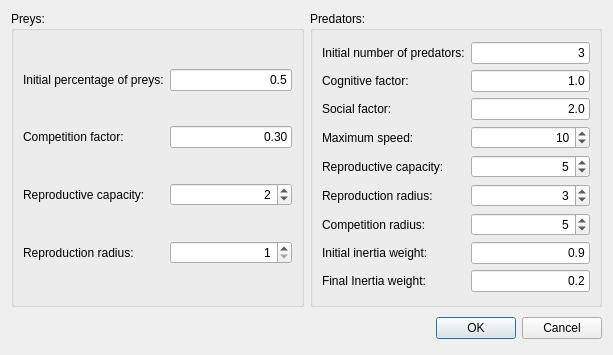
<?xml version="1.0" encoding="UTF-8"?>
<ui version="4.0">
 <class>GlobalSettingsDialog</class>
 <widget class="QDialog" name="GlobalSettingsDialog">
  <property name="geometry">
   <rect>
    <x>0</x>
    <y>0</y>
    <width>613</width>
    <height>355</height>
   </rect>
  </property>
  <property name="minimumSize">
   <size>
    <width>613</width>
    <height>355</height>
   </size>
  </property>
  <property name="maximumSize">
   <size>
    <width>613</width>
    <height>355</height>
   </size>
  </property>
  <property name="windowTitle">
   <string>Simulation settings</string>
  </property>
  <property name="locale">
   <locale language="Spanish" country="Mexico"/>
  </property>
  <layout class="QVBoxLayout" name="verticalLayout_3">
   <item>
    <layout class="QVBoxLayout" name="verticalLayout_2">
     <item>
      <layout class="QHBoxLayout" name="horizontalLayout_3">
       <item>
        <widget class="QGroupBox" name="groupBoxPreys">
         <property name="title">
          <string>Preys:</string>
         </property>
         <layout class="QHBoxLayout" name="horizontalLayout_2">
          <item>
           <layout class="QGridLayout" name="gridLayout_2">
            <item row="0" column="0">
             <widget class="QLabel" name="labelInitialPreys">
              <property name="text">
               <string>Initial percentage of preys:</string>
              </property>
             </widget>
            </item>
            <item row="0" column="1">
             <widget class="QLineEdit" name="lineEditInitialPreys">
              <property name="text">
               <string>0.5</string>
              </property>
              <property name="alignment">
               <set>Qt::AlignRight|Qt::AlignTrailing|Qt::AlignVCenter</set>
              </property>
             </widget>
            </item>
            <item row="1" column="0">
             <widget class="QLabel" name="labelCompetitionFactor">
              <property name="text">
               <string>Competition factor:</string>
              </property>
             </widget>
            </item>
            <item row="1" column="1">
             <widget class="QLineEdit" name="lineEditCompetitionFactor">
              <property name="text">
               <string>0.30</string>
              </property>
              <property name="alignment">
               <set>Qt::AlignRight|Qt::AlignTrailing|Qt::AlignVCenter</set>
              </property>
             </widget>
            </item>
            <item row="2" column="0">
             <widget class="QLabel" name="labelPreyReproductiveCapacity">
              <property name="text">
               <string>Reproductive capacity:</string>
              </property>
             </widget>
            </item>
            <item row="2" column="1">
             <widget class="QSpinBox" name="spinBoxPreyReproductiveCapacity">
              <property name="alignment">
               <set>Qt::AlignRight|Qt::AlignTrailing|Qt::AlignVCenter</set>
              </property>
              <property name="value">
               <number>2</number>
              </property>
             </widget>
            </item>
            <item row="3" column="0">
             <widget class="QLabel" name="labelPreyReproductionRadius">
              <property name="text">
               <string>Reproduction radius:</string>
              </property>
             </widget>
            </item>
            <item row="3" column="1">
             <widget class="QSpinBox" name="spinBoxPreyReproductionRadius">
              <property name="alignment">
               <set>Qt::AlignRight|Qt::AlignTrailing|Qt::AlignVCenter</set>
              </property>
              <property name="minimum">
               <number>1</number>
              </property>
             </widget>
            </item>
           </layout>
          </item>
         </layout>
        </widget>
       </item>
       <item>
        <widget class="QGroupBox" name="groupBoxPredators">
         <property name="title">
          <string>Predators:</string>
         </property>
         <layout class="QVBoxLayout" name="verticalLayout">
          <item>
           <layout class="QGridLayout" name="gridLayout">
            <item row="0" column="0">
             <widget class="QLabel" name="labelInitialPredators">
              <property name="text">
               <string>Initial number of predators:</string>
              </property>
             </widget>
            </item>
            <item row="0" column="1">
             <widget class="QLineEdit" name="lineEditInitialPredators">
              <property name="text">
               <string>3</string>
              </property>
              <property name="alignment">
               <set>Qt::AlignRight|Qt::AlignTrailing|Qt::AlignVCenter</set>
              </property>
             </widget>
            </item>
            <item row="1" column="0">
             <widget class="QLabel" name="labelCognitiveFactor">
              <property name="text">
               <string>Cognitive factor:</string>
              </property>
             </widget>
            </item>
            <item row="1" column="1">
             <widget class="QLineEdit" name="lineEditCognitiveFactor">
              <property name="text">
               <string>1.0</string>
              </property>
              <property name="alignment">
               <set>Qt::AlignRight|Qt::AlignTrailing|Qt::AlignVCenter</set>
              </property>
             </widget>
            </item>
            <item row="2" column="0">
             <widget class="QLabel" name="labelSocialFactor">
              <property name="text">
               <string>Social factor:</string>
              </property>
             </widget>
            </item>
            <item row="2" column="1">
             <widget class="QLineEdit" name="lineEditSocialFactor">
              <property name="text">
               <string>2.0</string>
              </property>
              <property name="alignment">
               <set>Qt::AlignRight|Qt::AlignTrailing|Qt::AlignVCenter</set>
              </property>
             </widget>
            </item>
            <item row="3" column="0">
             <widget class="QLabel" name="labelMaxSpeed">
              <property name="text">
               <string>Maximum speed:</string>
              </property>
             </widget>
            </item>
            <item row="3" column="1">
             <widget class="QSpinBox" name="spinBoxMaxSpeed">
              <property name="alignment">
               <set>Qt::AlignRight|Qt::AlignTrailing|Qt::AlignVCenter</set>
              </property>
              <property name="value">
               <number>10</number>
              </property>
             </widget>
            </item>
            <item row="4" column="0">
             <widget class="QLabel" name="labelPredatorReproductiveCapacity">
              <property name="text">
               <string>Reproductive capacity:</string>
              </property>
             </widget>
            </item>
            <item row="4" column="1">
             <widget class="QSpinBox" name="spinBoxPredatorReproductiveCapacity">
              <property name="alignment">
               <set>Qt::AlignRight|Qt::AlignTrailing|Qt::AlignVCenter</set>
              </property>
              <property name="value">
               <number>5</number>
              </property>
             </widget>
            </item>
            <item row="5" column="0">
             <widget class="QLabel" name="labelPredatorReproductionRadius">
              <property name="text">
               <string>Reproduction radius:</string>
              </property>
             </widget>
            </item>
            <item row="5" column="1">
             <widget class="QSpinBox" name="spinBoxPredatorReproductionRadius">
              <property name="alignment">
               <set>Qt::AlignRight|Qt::AlignTrailing|Qt::AlignVCenter</set>
              </property>
              <property name="minimum">
               <number>1</number>
              </property>
              <property name="value">
               <number>3</number>
              </property>
             </widget>
            </item>
            <item row="6" column="0">
             <widget class="QLabel" name="labelCompetitionRadius">
              <property name="text">
               <string>Competition radius:</string>
              </property>
             </widget>
            </item>
            <item row="6" column="1">
             <widget class="QSpinBox" name="spinBoxCompetitionRadius">
              <property name="alignment">
               <set>Qt::AlignRight|Qt::AlignTrailing|Qt::AlignVCenter</set>
              </property>
              <property name="value">
               <number>5</number>
              </property>
             </widget>
            </item>
            <item row="7" column="0">
             <widget class="QLabel" name="labelInitialWeight">
              <property name="text">
               <string>Initial inertia weight:</string>
              </property>
             </widget>
            </item>
            <item row="7" column="1">
             <widget class="QLineEdit" name="lineEditInitialWeight">
              <property name="text">
               <string>0.9</string>
              </property>
              <property name="alignment">
               <set>Qt::AlignRight|Qt::AlignTrailing|Qt::AlignVCenter</set>
              </property>
             </widget>
            </item>
            <item row="8" column="0">
             <widget class="QLabel" name="labelFinalWeight">
              <property name="text">
               <string>Final Inertia weight:</string>
              </property>
             </widget>
            </item>
            <item row="8" column="1">
             <widget class="QLineEdit" name="lineEditFinalWeight">
              <property name="text">
               <string>0.2</string>
              </property>
              <property name="alignment">
               <set>Qt::AlignRight|Qt::AlignTrailing|Qt::AlignVCenter</set>
              </property>
             </widget>
            </item>
           </layout>
          </item>
         </layout>
        </widget>
       </item>
      </layout>
     </item>
     <item>
      <layout class="QHBoxLayout">
       <property name="spacing">
        <number>6</number>
       </property>
       <property name="leftMargin">
        <number>0</number>
       </property>
       <property name="topMargin">
        <number>0</number>
       </property>
       <property name="rightMargin">
        <number>0</number>
       </property>
       <property name="bottomMargin">
        <number>0</number>
       </property>
       <item>
        <spacer>
         <property name="orientation">
          <enum>Qt::Horizontal</enum>
         </property>
         <property name="sizeHint" stdset="0">
          <size>
           <width>131</width>
           <height>31</height>
          </size>
         </property>
        </spacer>
       </item>
       <item>
        <widget class="QPushButton" name="okButton">
         <property name="text">
          <string>OK</string>
         </property>
        </widget>
       </item>
       <item>
        <widget class="QPushButton" name="cancelButton">
         <property name="text">
          <string>Cancel</string>
         </property>
        </widget>
       </item>
      </layout>
     </item>
    </layout>
   </item>
  </layout>
 </widget>
 <resources/>
 <connections>
  <connection>
   <sender>okButton</sender>
   <signal>clicked()</signal>
   <receiver>GlobalSettingsDialog</receiver>
   <slot>accept()</slot>
   <hints>
    <hint type="sourcelabel">
     <x>278</x>
     <y>253</y>
    </hint>
    <hint type="destinationlabel">
     <x>96</x>
     <y>254</y>
    </hint>
   </hints>
  </connection>
  <connection>
   <sender>cancelButton</sender>
   <signal>clicked()</signal>
   <receiver>GlobalSettingsDialog</receiver>
   <slot>reject()</slot>
   <hints>
    <hint type="sourcelabel">
     <x>369</x>
     <y>253</y>
    </hint>
    <hint type="destinationlabel">
     <x>179</x>
     <y>282</y>
    </hint>
   </hints>
  </connection>
 </connections>
</ui>
